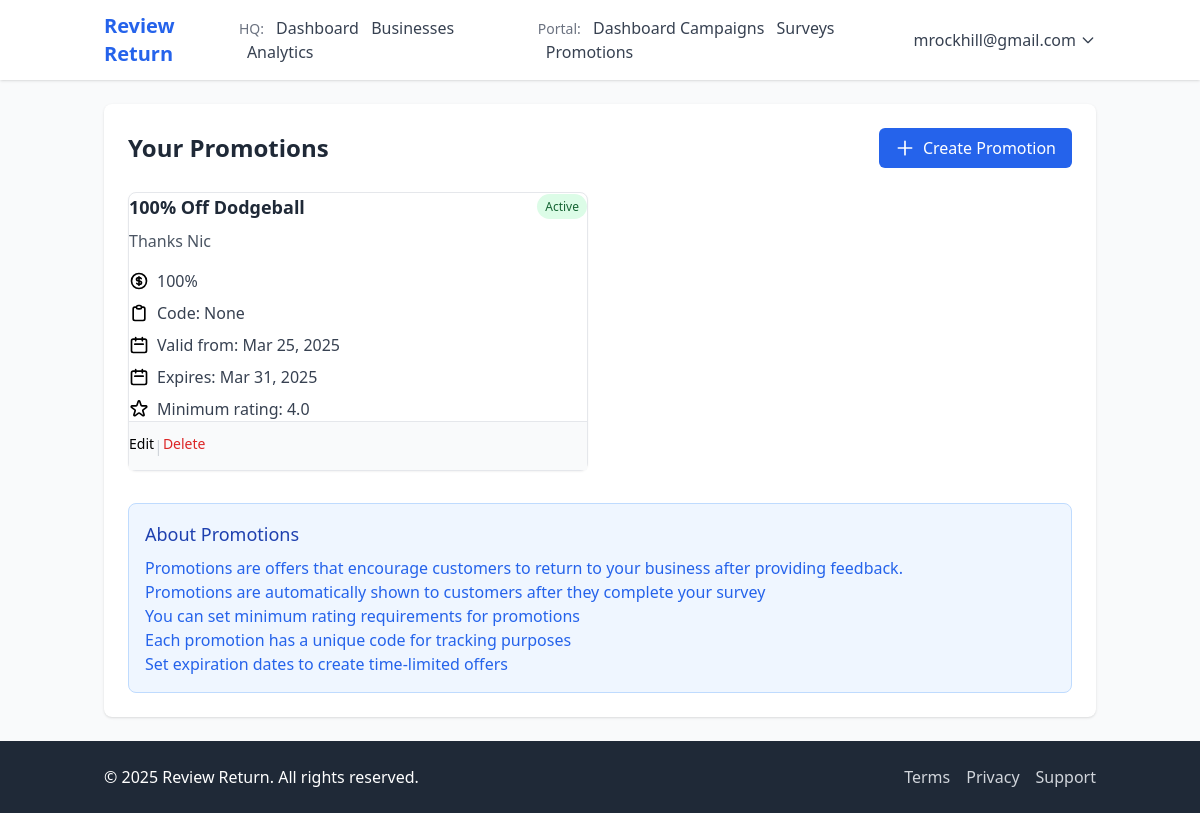
Page /portal/promotions/ (signed in) on the committed database.
### accounts/models.py (models this page shows, shortened)
class User(AbstractBaseUser, PermissionsMixin):
    email = models.EmailField(unique=True)
    first_name = models.CharField(max_length=150, blank=True)
    last_name = models.CharField(max_length=150, blank=True)
    is_staff = models.BooleanField(default=False)
    is_active = models.BooleanField(default=True)
    date_joined = models.DateTimeField(default=timezone.now)
    USERNAME_FIELD = 'email'
    REQUIRED_FIELDS = []
    objects = CustomUserManager()
    def get_full_name(self):
        return f"{self.first_name} {self.last_name}".strip() or self.email

### portal/models.py (models this page shows, shortened)
class Promotion(models.Model):
    business = models.ForeignKey(Business, on_delete=models.CASCADE, related_name='promotions')
    campaign = models.ForeignKey(Campaign, on_delete=models.CASCADE, related_name='promotions', null=True)
    title = models.CharField(max_length=200)
    description = models.TextField()
    discount_value = models.CharField(max_length=50)  # Could be percentage or fixed amount
    promo_code = models.CharField(max_length=50, blank=True, null=True)
    valid_from = models.DateTimeField(default=timezone.now)
    valid_until = models.DateTimeField(blank=True, null=True)
    is_active = models.BooleanField(default=True)
    min_rating_required = models.FloatField(default=0.0)  # Minimum rating needed to receive this promo
    created_at = models.DateTimeField(auto_now_add=True)
    updated_at = models.DateTimeField(auto_now=True)

### portal/views.py (the view)
# urls.py: path('promotions/', views.manage_promotions, name='manage_promotions'),
@login_required
def manage_promotions(request):
    try:
        business = request.user.business
        promotions = Promotion.objects.filter(business=business)
    except:
        return redirect('accounts:no_business_profile')
    context = {
        'business': business,
        'promotions': promotions,
    }
    return render(request, 'portal/promotions.html', context)

### templates/portal/promotions.html (shortened to what this page needs)
{% extends 'base.html' %}
{% block content %}
<div class="bg-white shadow rounded-lg p-6">
    <div class="flex justify-between items-center mb-6">
        <h1 class="text-2xl font-bold text-gray-800">Your Promotions</h1>
        <a href="{% url 'portal:promotion_create' %}" class="bg-blue-600 hover:bg-blue-700 text-white px-4 py-2 rounded-md flex items-center">
            <svg class="h-5 w-5 mr-2" fill="none" stroke="currentColor" viewBox="0 0 24 24">
                <path stroke-linecap="round" stroke-linejoin="round" stroke-width="2" d="M12 4v16m8-8H4"></path>
            </svg>
            Create Promotion
        </a>
    </div>
    {% if promotions %}
        <div class="grid grid-cols-1 md:grid-cols-2 gap-6">
            {% for promotion in promotions %}
                <div class="bg-white border border-gray-200 rounded-lg shadow-sm overflow-hidden">
                    <div class="p-5">
                        <div class="flex justify-between">
                            <h2 class="text-lg font-semibold text-gray-800">{{ promotion.title }}</h2>
                            <div>
                                {% if promotion.is_active %}
                                    <span class="px-2 py-1 text-xs rounded-full bg-green-100 text-green-800">Active</span>
                                {% else %}
                                    <span class="px-2 py-1 text-xs rounded-full bg-gray-100 text-gray-800">Inactive</span>
                                {% endif %}
                            </div>
                        </div>
                        <p class="mt-2 text-gray-600">{{ promotion.description }}</p>
                        <div class="mt-4 space-y-2">
                            <div class="flex items-center">
                                <span class="text-gray-700">{{ promotion.discount_value }}</span>
                            </div>
                            {% if promotion.promo_code %}
                                <div class="flex items-center">
                                    <svg class="h-5 w-5 text-blue-500 mr-2" fill="none" stroke="currentColor" viewBox="0 0 24 24">
                                        <path stroke-linecap="round" stroke-linejoin="round" stroke-width="2" d="M9 5H7a2 2 0 00-2 2v12a2 2 0 002 2h10a2 2 0 002-2V7a2 2 0 00-2-2h-2M9 5a2 2 0 002 2h2a2 2 0 002-2M9 5a2 2 0 012-2h2a2 2 0 012 2"></path>
                                    </svg>
                                    <span class="text-gray-700">Code: {{ promotion.promo_code }}</span>
                                </div>
                            {% endif %}
                            <div class="flex items-center">
                                <svg class="h-5 w-5 text-blue-500 mr-2" fill="none" stroke="currentColor" viewBox="0 0 24 24">
                                    <path stroke-linecap="round" stroke-linejoin="round" stroke-width="2" d="M8 7V3m8 4V3m-9 8h10M5 21h14a2 2 0 002-2V7a2 2 0 00-2-2H5a2 2 0 00-2 2v12a2 2 0 002 2z"></path>
                                </svg>
                                <span class="text-gray-700">Valid from: {{ promotion.valid_from|date:"M d, Y" }}</span>
                            </div>
                            {% if promotion.valid_until %}
                                <div class="flex items-center">
                                    <svg class="h-5 w-5 text-blue-500 mr-2" fill="none" stroke="currentColor" viewBox="0 0 24 24">
                                        <path stroke-linecap="round" stroke-linejoin="round" stroke-width="2" d="M8 7V3m8 4V3m-9 8h10M5 21h14a2 2 0 002-2V7a2 2 0 00-2-2H5a2 2 0 00-2 2v12a2 2 0 002 2z"></path>
                                    </svg>
                                    <span class="text-gray-700">Expires: {{ promotion.valid_until|date:"M d, Y" }}</span>
                                </div>
                            {% endif %}
                            {% if promotion.min_rating_required > 0 %}
                                <div class="flex items-center">
                                    <span class="text-gray-700">Minimum rating: {{ promotion.min_rating_required }}</span>
                                </div>
                            {% endif %}
                        </div>
                    </div>
                    <div class="px-5 py-3 bg-gray-50 border-t border-gray-200">
                        <div class="flex justify-end space-x-2">
                            <a href="{% url 'portal:promotion_update' pk=promotion.id %}" class="text-indigo-600 hover:text-indigo-900 text-sm">
                                Edit
                            </a>
                            <span class="text-gray-300">|</span>
                            <a href="{% url 'portal:promotion_delete' pk=promotion.id %}" class="text-red-600 hover:text-red-900 text-sm">
                                Delete
                            </a>
                        </div>
                    </div>
                </div>
            {% endfor %}
        </div>
    {% endif %}
    <div class="mt-8 bg-blue-50 border border-blue-200 rounded-lg p-4">
        <h2 class="text-lg font-medium text-blue-800 mb-2">About Promotions</h2>
        <p class="text-blue-600 mb-3">
            Promotions are offers that encourage customers to return to your business after providing feedback.
        </p>
        <ul class="text-blue-600 space-y-1 list-disc list-inside">
            <li>Promotions are automatically shown to customers after they complete your survey</li>
            <li>You can set minimum rating requirements for promotions</li>
            <li>Each promotion has a unique code for tracking purposes</li>
            <li>Set expiration dates to create time-limited offers</li>
        </ul>
    </div>
</div>
{% endblock %}

### templates/base.html (shortened to what this page needs)
<!DOCTYPE html>
<html lang="en">
<head>
    {% load static %}
    {% load tailwind_tags %}
    {% tailwind_css %}
</head>
<body class="bg-gray-50 min-h-screen flex flex-col">
    <header class="bg-white shadow">
        <nav class="container mx-auto px-4 py-3 flex justify-between items-center">
            <div class="flex items-center">
                <a href="/" class="text-xl font-bold text-blue-600">Review Return</a>
            </div>
            <div class="flex items-center space-x-4">
                {% if user.is_authenticated %}
                    {% if user.is_staff %}
                        <div class="flex items-center space-x-4">
                            <div class="mr-4">
                                <span class="text-sm text-gray-500">HQ:</span>
                                <a href="{% url 'hq:home' %}" class="text-gray-700 hover:text-blue-600 ml-2">Dashboard</a>
                                <a href="{% url 'hq:business_list' %}" class="text-gray-700 hover:text-blue-600 ml-2">Businesses</a>
                                <a href="{% url 'hq:analytics' %}" class="text-gray-700 hover:text-blue-600 ml-2">Analytics</a>
                            </div>
                            <div>
                                <span class="text-sm text-gray-500">Portal:</span>
                                <a href="{% url 'portal:dashboard' %}" class="text-gray-700 hover:text-blue-600 ml-2">Dashboard</a>
                                <a href="{% url 'portal:manage_campaigns' %}" class="text-gray-700 hover:text-blue-600">Campaigns</a>
                                <a href="{% url 'portal:manage_surveys' %}" class="text-gray-700 hover:text-blue-600 ml-2">Surveys</a>
                                <a href="{% url 'portal:manage_promotions' %}" class="text-gray-700 hover:text-blue-600 ml-2">Promotions</a>
                            </div>
                        </div>
                    {% endif %}
                    <div class="relative inline-block text-left group">
                        <button class="text-gray-700 hover:text-blue-600 flex items-center">
                            {% if user.get_full_name %}
                                {{ user.get_full_name }}
                            {% else %}
                                {{ user.email }}
                            {% endif %}
                            <svg class="h-4 w-4 ml-1" fill="none" stroke="currentColor" viewBox="0 0 24 24">
                                <path stroke-linecap="round" stroke-linejoin="round" stroke-width="2" d="M19 9l-7 7-7-7"></path>
                            </svg>
                        </button>
                    </div>
                {% else %}
                    <a href="{% url 'accounts:login' %}" class="text-gray-700 hover:text-blue-600">Login</a>
                    <a href="{% url 'accounts:business_signup' %}" class="bg-blue-600 hover:bg-blue-700 text-white px-4 py-2 rounded-md">Sign Up</a>
                {% endif %}
            </div>
        </nav>
    </header>
    <main class="container mx-auto px-4 py-6 flex-grow">
        {% block content %}{% endblock %}
    </main>
    <footer class="bg-gray-800 text-white py-6 mt-auto">
        <div class="container mx-auto px-4">
            <div class="flex flex-col md:flex-row justify-between items-center">
                <div class="mb-4 md:mb-0">
                    <p>&copy; {% now "Y" %} Review Return. All rights reserved.</p>
                </div>
                <div class="flex space-x-4">
                    <a href="#" class="text-gray-300 hover:text-white">Terms</a>
                    <a href="#" class="text-gray-300 hover:text-white">Privacy</a>
                    <a href="#" class="text-gray-300 hover:text-white">Support</a>
                </div>
            </div>
        </div>
    </footer>
</body>
</html>

### rows in the picture
User: get_full_name "mrockhill@gmail.com"
Promotion: title "100% Off Dodgeball", is_active "Active", description "Thanks Nic", discount_value "100%", promo_code "None", valid_from "Mar 25, 2025", valid_until "Mar 31, 2025", min_rating_required "4.0"
